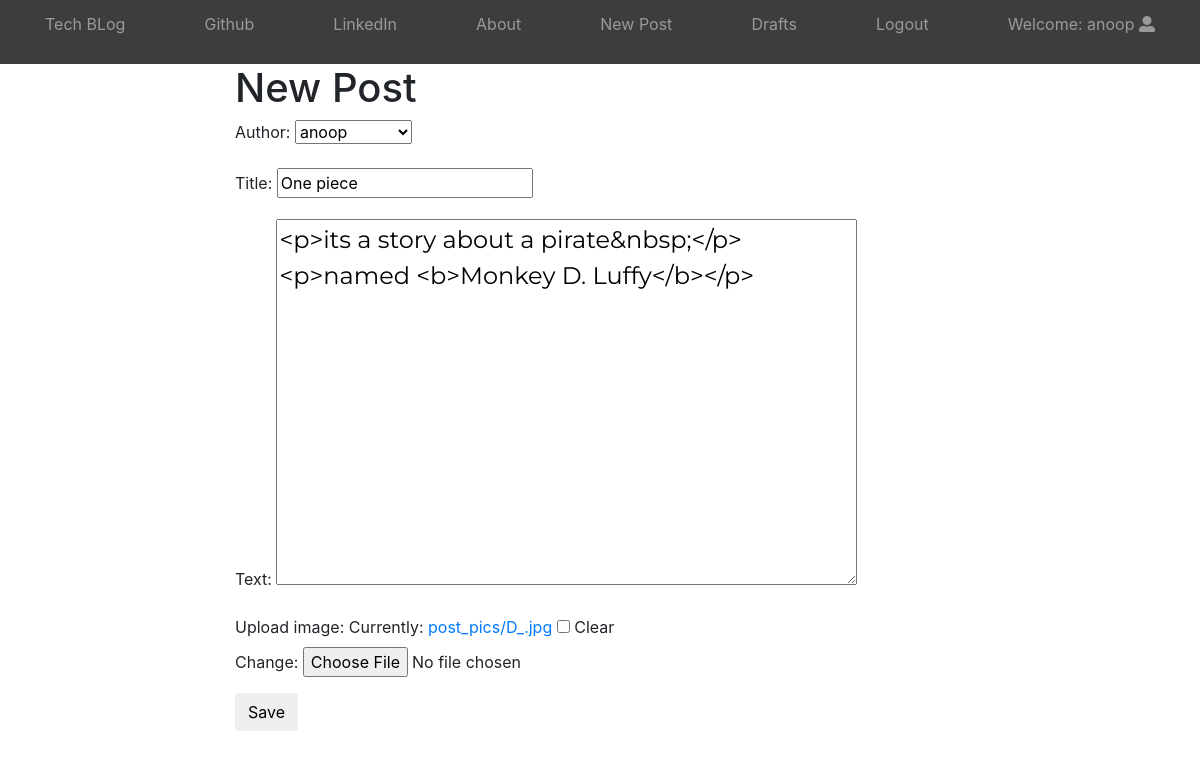
Screenshot of /post/8/edit/ (signed in) with the database file from the repository.
### blog/models.py (models this page shows, shortened)
class Post(models.Model):
    author=models.ForeignKey('auth.User')
    title=models.CharField(max_length=200)
    text=models.TextField()
    upload_image=models.ImageField(upload_to='post_pics',blank=True,null=True)
    create_date=models.DateTimeField(default=timezone.now)
    published_date=models.DateTimeField(blank=True,null=True)
    objects=models.Manager()

### blog/views.py (the view)
# urls.py: url(r'^post/(?P<pk>\d+)/edit/$',views.UpdatePostView.as_view(),name='post_update'),
class UpdatePostView(LoginRequiredMixin,UpdateView):
    login_url='/login/'
    redirect_field_name='blog/post_detail.html' #afterthe login gets successful it redirects the user to this programmer designed url
    form_class=PostForm #imports and present the form in html page
    model=Post #imports the model to inherit model objects.

### blog/forms.py
class PostForm(forms.ModelForm):
    class Meta:
        model=Post
        fields=('author','title','text','upload_image')
        widgets={
            'title':forms.TextInput(attrs={'class':'textinputclass'}),
            'text':forms.Textarea(attrs={'class':'editable medium-editor-textarea postcontent'}),
        }

### blog/templates/blog/post_form.html (shortened to what this page needs)
{%extends 'blog/base.html'%}
{%block body_block%}
<h1>New Post</h1>
<form enctype="multipart/form-data" method="post">
    {{form.as_p}}
    <button type="submit" class='btn btn-default save'>Save</button>
</form>
{%endblock%}

### blog/templates/blog/base.html (shortened to what this page needs)
<!DOCTYPE html>
{%load static%}
{%load humanize%}
<html lang="en">
<head>
    <link rel="stylesheet" href="https://stackpath.bootstrapcdn.com/bootstrap/4.1.3/css/bootstrap.min.css">
    <link rel="stylesheet" href="//cdn.jsdelivr.net/npm/medium-editor@latest/dist/css/medium-editor.min.css" type="text/css" media="screen" charset="utf-8">
     <link rel="stylesheet" href="{%static 'css/blog.css'%}">
    <link rel="stylesheet" href="https://use.fontawesome.com/releases/v5.3.1/css/all.css">
</head>
<body >
    <nav class="site-header sticky-top py-1">
        <div class="container d-flex flex-column flex-md-row justify-content-between">
          <a class="py-2" href="{%url 'blog:post_list' %}">
            Tech BLog
          </a>
          <a class="py-2 d-none d-md-inline-block" href="www.github.com">Github</a>
          <a class="py-2 d-none d-md-inline-block" href="www.linkedin.com">LinkedIn</a>
          <a class="py-2 d-none d-md-inline-block" href="{%url 'blog:about'%}">About</a>
          {%if user.is_authenticated%}
          <a class="py-2 d-none d-md-inline-block" href="{%url 'blog:post_new'%}"> New Post </a>
          <a class="py-2 d-none d-md-inline-block" href="{%url 'blog:post_draft'%}"> Drafts </a>
          <a class="py-2 d-none d-md-inline-block" href="{%url 'logout'%}">Logout</a>
          <p class='user-header py-2 d-none d-md-inline-block'>Welcome: {{user.username}} <i class='fas fa-user-alt'></i></p>
          {%else%}
          <a class='nav navbar-right py-2 d-none d-md-inline-block' href="{%url 'login' %}"><i class='fas fa-user-alt'></i></a>
          {%endif%}
        </div>
      </nav>
  <div class="container content">
    <div class="row">
      <div class="col-md-2"></div>
      <div class="col-md-8">
        <div class="blog_posts">
            {%block body_block%}
            {%endblock%}
        </div>
      </div>
      <div class="col-md-2"></div>
    </div>
  </div>
</body>
</html>

### blog/static/css/blog.css (style rules this page uses)
.site-header { background-color: rgba(0, 0, 0, .76); -webkit-backdrop-filter: saturate(180%) blur(20px); backdrop-filter: saturate(180%) blur(20px); }
.site-header a { color: #999; transition: ease-in-out color .15s; }
.postcontent { font-family: 'Montserrat'; font-size: 1.5em; }
.user-header { color: #999; transition: ease-in-out color .15s; }

### rows the page displays
Post: author "anoop", title "One piece", text "<p>its a story about a pirate&nbsp;</p><p>named <b>Monkey D. Luffy</b></p>"

### other values shown
{{ user.username }} "anoop"
